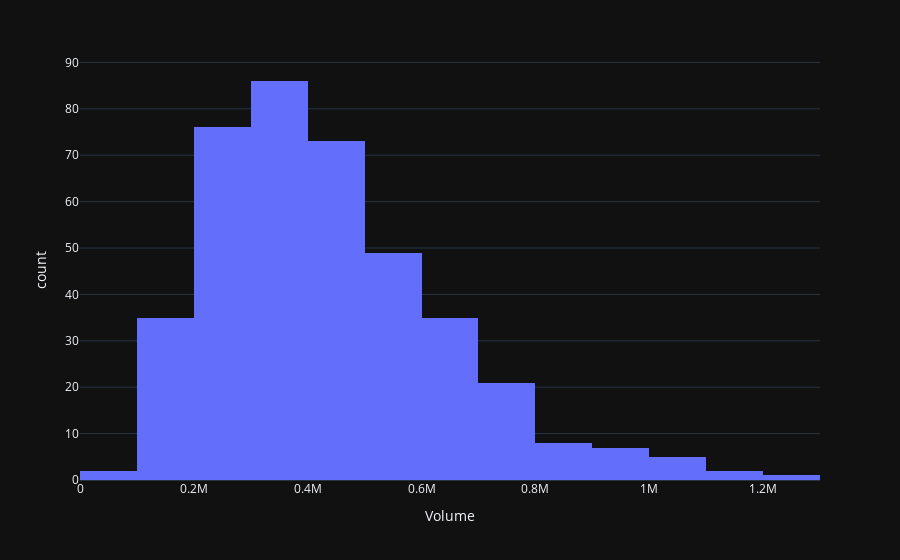

Source (notebook cell):
### Code cell
px.histogram(df, x='Volume', template='plotly_dark', nbins=15)

### Figure 1 — Plotly figure (JSON) as saved in the notebook; plotly's stock layout.template omitted (floating-point values rounded to 4 significant figures; data arrays with more than 128 entries replaced by an {"elided": "..."} marker saying what was removed)
{"data": [{"alignmentgroup": "True", "bingroup": "x", "hovertemplate": "Volume=%{x}<br>count=%{y}<extra></extra>", "legendgroup": "", "marker": {"color": "#636efa", "pattern": {"shape": ""}}, "name": "", "nbinsx": 15, "offsetgroup": "", "orientation": "v", "showlegend": false, "type": "histogram", "x": {"elided": "400 int values"}, "xaxis": "x", "yaxis": "y"}], "layout": {"barmode": "relative", "legend": {"tracegroupgap": 0}, "margin": {"t": 60}, "xaxis": {"anchor": "y", "domain": [0, 1], "title": {"text": "Volume"}}, "yaxis": {"anchor": "x", "domain": [0, 1], "title": {"text": "count"}}}}
